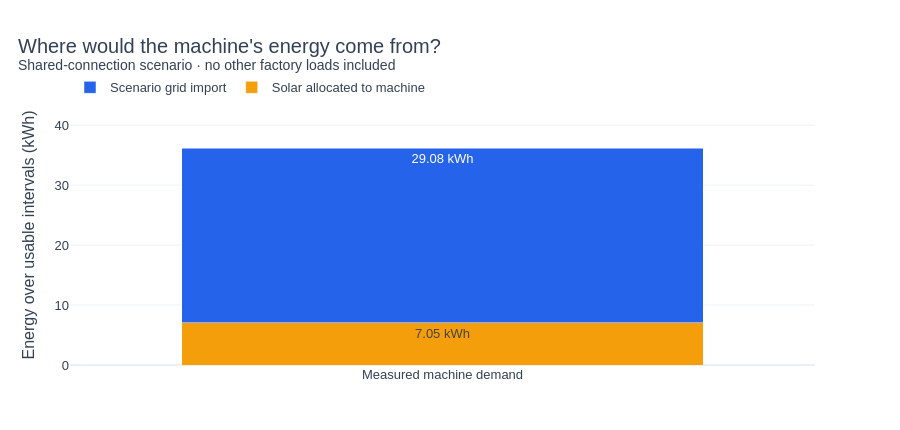

The notebook cell this image was saved under:
### Code cell
demand_kwh = float(usable["machine_kwh"].sum())
solar_used_kwh = float(usable["solar_used_kwh"].sum())
import_kwh = float(usable["import_kwh"].sum())
surplus_kwh = float(usable["surplus_kwh"].sum())
fig = go.Figure()
for label, value, color in [("Solar allocated to machine", solar_used_kwh, ORANGE),
                            ("Scenario grid import", import_kwh, BLUE)]:
    fig.add_bar(x=["Measured machine demand"], y=[value], name=label,
                marker_color=color, text=[f"{value:.2f} kWh"], textposition="auto")
fig.update_layout(barmode="stack")
fig.update_yaxes(title="Energy over usable intervals (kWh)", rangemode="tozero")
polish(fig, "Where would the machine's energy come from?", "Shared-connection scenario · no other factory loads included")
report(f"""Across usable intervals, demand is **{demand_kwh:.2f} kWh**: **{solar_used_kwh:.2f} kWh** supplied by solar and **{import_kwh:.2f} kWh** from the grid.
Solar surplus relative to this machine is **{surplus_kwh:.2f} kWh**. It could serve other loads; no export revenue is assumed.""")

### Figure 1 — Plotly figure (JSON) as saved in the notebook; plotly's stock layout.template omitted (floating-point values rounded to 4 significant figures)
{"data": [{"cliponaxis": false, "marker": {"color": "#f59e0b"}, "name": "Solar allocated to machine", "text": ["7.05 kWh"], "textposition": "auto", "type": "bar", "x": ["Measured machine demand"], "y": [7.048]}, {"cliponaxis": false, "marker": {"color": "#2563eb"}, "name": "Scenario grid import", "text": ["29.08 kWh"], "textposition": "auto", "type": "bar", "x": ["Measured machine demand"], "y": [29.08]}], "layout": {"bargap": 0.3, "barmode": "stack", "font": {"color": "#334155", "family": "Arial", "size": 13}, "height": 430, "hoverlabel": {"bgcolor": "white"}, "legend": {"orientation": "h", "x": 0, "y": 1.01, "yanchor": "bottom"}, "margin": {"b": 65, "l": 70, "r": 85, "t": 105}, "paper_bgcolor": "white", "plot_bgcolor": "white", "title": {"font": {"size": 20}, "text": "Where would the machine's energy come from?<br><sup>Shared-connection scenario · no other factory loads included</sup>", "x": 0.02}, "xaxis": {"automargin": true, "showgrid": false}, "yaxis": {"automargin": true, "gridcolor": "#eef2f7", "range": [0, 43.36], "rangemode": "tozero", "title": {"text": "Energy over usable intervals (kWh)"}}}}
